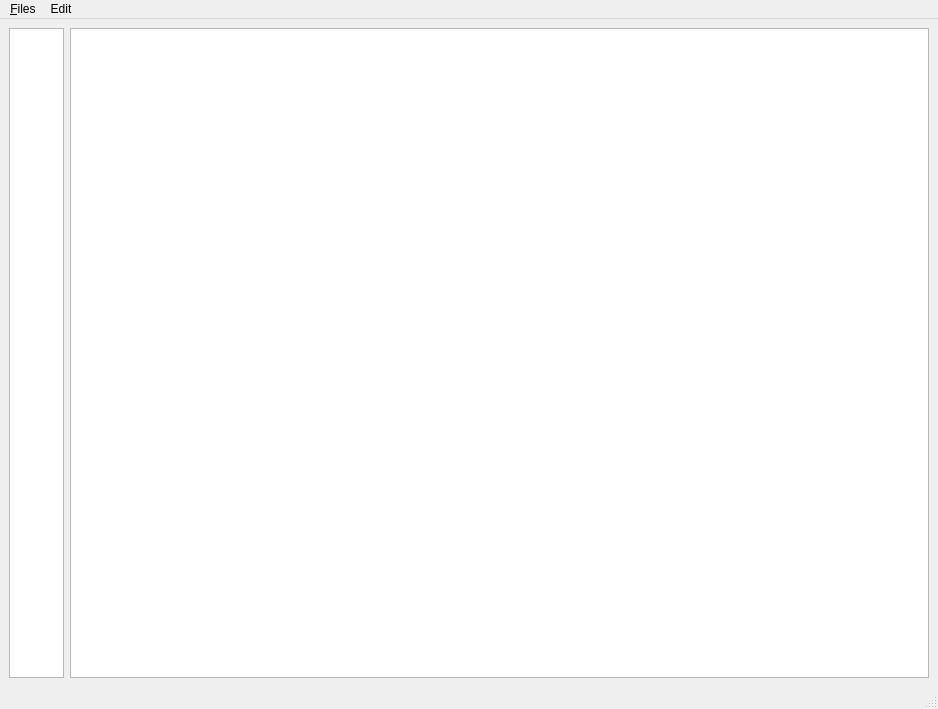
<?xml version="1.0" encoding="UTF-8"?>
<ui version="4.0">
 <class>MainWindow</class>
 <widget class="QMainWindow" name="MainWindow">
  <property name="geometry">
   <rect>
    <x>0</x>
    <y>0</y>
    <width>938</width>
    <height>709</height>
   </rect>
  </property>
  <property name="minimumSize">
   <size>
    <width>22</width>
    <height>0</height>
   </size>
  </property>
  <property name="maximumSize">
   <size>
    <width>16777215</width>
    <height>16777215</height>
   </size>
  </property>
  <property name="windowTitle">
   <string>MainWindow</string>
  </property>
  <widget class="QWidget" name="centralwidget">
   <layout class="QGridLayout" name="gridLayout">
    <item row="1" column="0">
     <widget class="QTextEdit" name="textEdit_2">
      <property name="minimumSize">
       <size>
        <width>55</width>
        <height>0</height>
       </size>
      </property>
      <property name="maximumSize">
       <size>
        <width>55</width>
        <height>16777215</height>
       </size>
      </property>
     </widget>
    </item>
    <item row="1" column="1">
     <widget class="QTextEdit" name="textEdit"/>
    </item>
   </layout>
  </widget>
  <widget class="QMenuBar" name="menubar">
   <property name="geometry">
    <rect>
     <x>0</x>
     <y>0</y>
     <width>938</width>
     <height>21</height>
    </rect>
   </property>
   <widget class="QMenu" name="menu_Files">
    <property name="title">
     <string>&amp;Files</string>
    </property>
    <addaction name="actionOpen"/>
    <addaction name="actionSave"/>
    <addaction name="actionSave_As"/>
   </widget>
   <widget class="QMenu" name="menuEdit">
    <property name="title">
     <string>Edit</string>
    </property>
   </widget>
   <addaction name="menu_Files"/>
   <addaction name="menuEdit"/>
  </widget>
  <widget class="QStatusBar" name="statusbar"/>
  <action name="actionOpen">
   <property name="text">
    <string>Open</string>
   </property>
  </action>
  <action name="actionSave">
   <property name="text">
    <string>Save</string>
   </property>
  </action>
  <action name="actionSave_As">
   <property name="text">
    <string>Save As</string>
   </property>
  </action>
 </widget>
 <resources/>
 <connections/>
</ui>
